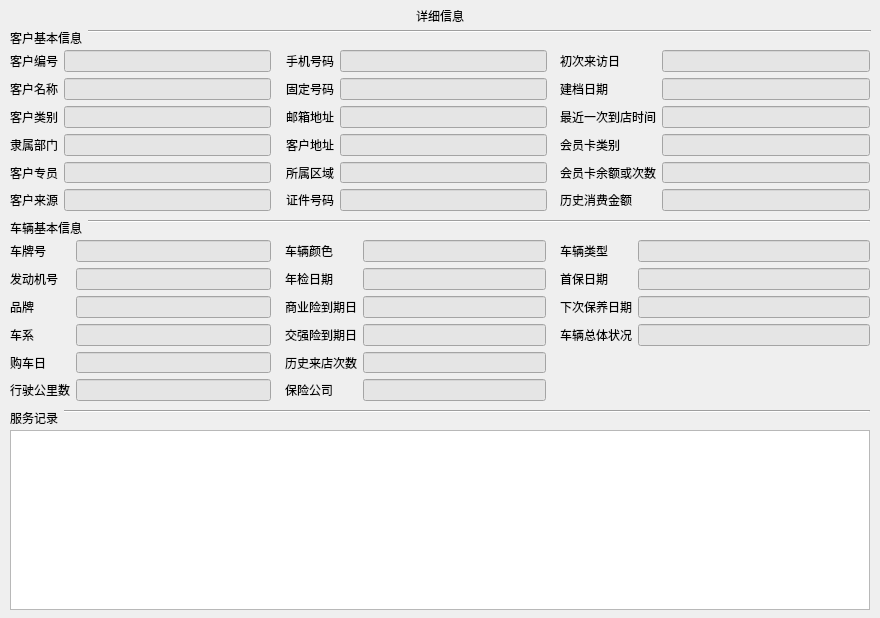
<?xml version="1.0" encoding="UTF-8"?>
<ui version="4.0">
 <class>QDlgQueryInfo</class>
 <widget class="QDialog" name="QDlgQueryInfo">
  <property name="geometry">
   <rect>
    <x>0</x>
    <y>0</y>
    <width>880</width>
    <height>618</height>
   </rect>
  </property>
  <property name="minimumSize">
   <size>
    <width>880</width>
    <height>618</height>
   </size>
  </property>
  <property name="maximumSize">
   <size>
    <width>880</width>
    <height>618</height>
   </size>
  </property>
  <property name="windowTitle">
   <string>查看客户</string>
  </property>
  <widget class="QWidget" name="gridLayoutWidget">
   <property name="geometry">
    <rect>
     <x>60</x>
     <y>0</y>
     <width>21</width>
     <height>21</height>
    </rect>
   </property>
   <layout class="QGridLayout" name="mainGridLayout"/>
  </widget>
  <widget class="QWidget" name="formLayoutWidget_11">
   <property name="geometry">
    <rect>
     <x>10</x>
     <y>240</y>
     <width>261</width>
     <height>161</height>
    </rect>
   </property>
   <layout class="QFormLayout" name="formLayout7">
    <property name="fieldGrowthPolicy">
     <enum>QFormLayout::AllNonFixedFieldsGrow</enum>
    </property>
    <item row="0" column="0">
     <widget class="QLabel" name="label_7">
      <property name="text">
       <string>车牌号</string>
      </property>
     </widget>
    </item>
    <item row="0" column="1">
     <widget class="QLineEdit" name="edtPlateID">
      <property name="styleSheet">
       <string notr="true">background-color: rgb(229, 229, 229);</string>
      </property>
      <property name="readOnly">
       <bool>true</bool>
      </property>
     </widget>
    </item>
    <item row="1" column="0">
     <widget class="QLabel" name="label_8">
      <property name="text">
       <string>发动机号</string>
      </property>
     </widget>
    </item>
    <item row="1" column="1">
     <widget class="QLineEdit" name="edtMotorID">
      <property name="styleSheet">
       <string notr="true">background-color: rgb(229, 229, 229);</string>
      </property>
      <property name="readOnly">
       <bool>true</bool>
      </property>
     </widget>
    </item>
    <item row="2" column="0">
     <widget class="QLabel" name="label_21">
      <property name="text">
       <string>品牌</string>
      </property>
     </widget>
    </item>
    <item row="2" column="1">
     <widget class="QLineEdit" name="edtBrand">
      <property name="styleSheet">
       <string notr="true">background-color: rgb(229, 229, 229);</string>
      </property>
      <property name="readOnly">
       <bool>true</bool>
      </property>
     </widget>
    </item>
    <item row="3" column="0">
     <widget class="QLabel" name="label_22">
      <property name="text">
       <string>车系</string>
      </property>
     </widget>
    </item>
    <item row="3" column="1">
     <widget class="QLineEdit" name="edtSeries">
      <property name="styleSheet">
       <string notr="true">background-color: rgb(229, 229, 229);</string>
      </property>
      <property name="readOnly">
       <bool>true</bool>
      </property>
     </widget>
    </item>
    <item row="4" column="0">
     <widget class="QLabel" name="label_23">
      <property name="text">
       <string>购车日</string>
      </property>
     </widget>
    </item>
    <item row="4" column="1">
     <widget class="QLineEdit" name="edtBuyDate">
      <property name="styleSheet">
       <string notr="true">background-color: rgb(229, 229, 229);</string>
      </property>
      <property name="readOnly">
       <bool>true</bool>
      </property>
     </widget>
    </item>
    <item row="5" column="0">
     <widget class="QLabel" name="label_24">
      <property name="text">
       <string>行驶公里数</string>
      </property>
     </widget>
    </item>
    <item row="5" column="1">
     <widget class="QLineEdit" name="edtOdometer">
      <property name="styleSheet">
       <string notr="true">background-color: rgb(229, 229, 229);</string>
      </property>
      <property name="readOnly">
       <bool>true</bool>
      </property>
     </widget>
    </item>
   </layout>
  </widget>
  <widget class="QWidget" name="formLayoutWidget_9">
   <property name="geometry">
    <rect>
     <x>286</x>
     <y>50</y>
     <width>261</width>
     <height>161</height>
    </rect>
   </property>
   <layout class="QFormLayout" name="formLayout5">
    <property name="fieldGrowthPolicy">
     <enum>QFormLayout::AllNonFixedFieldsGrow</enum>
    </property>
    <item row="0" column="0">
     <widget class="QLabel" name="label_9">
      <property name="text">
       <string>手机号码</string>
      </property>
     </widget>
    </item>
    <item row="0" column="1">
     <widget class="QLineEdit" name="edtMobilePhone">
      <property name="styleSheet">
       <string notr="true">background-color: rgb(229, 229, 229);</string>
      </property>
      <property name="readOnly">
       <bool>true</bool>
      </property>
     </widget>
    </item>
    <item row="1" column="0">
     <widget class="QLabel" name="label_10">
      <property name="text">
       <string>固定号码</string>
      </property>
     </widget>
    </item>
    <item row="1" column="1">
     <widget class="QLineEdit" name="edtLandline">
      <property name="styleSheet">
       <string notr="true">background-color: rgb(229, 229, 229);</string>
      </property>
      <property name="readOnly">
       <bool>true</bool>
      </property>
     </widget>
    </item>
    <item row="2" column="0">
     <widget class="QLabel" name="label_11">
      <property name="text">
       <string>邮箱地址</string>
      </property>
     </widget>
    </item>
    <item row="2" column="1">
     <widget class="QLineEdit" name="edtEMail">
      <property name="styleSheet">
       <string notr="true">background-color: rgb(229, 229, 229);</string>
      </property>
      <property name="readOnly">
       <bool>true</bool>
      </property>
     </widget>
    </item>
    <item row="3" column="0">
     <widget class="QLabel" name="label_12">
      <property name="text">
       <string>客户地址</string>
      </property>
     </widget>
    </item>
    <item row="3" column="1">
     <widget class="QLineEdit" name="edtAddress">
      <property name="styleSheet">
       <string notr="true">background-color: rgb(229, 229, 229);</string>
      </property>
      <property name="readOnly">
       <bool>true</bool>
      </property>
     </widget>
    </item>
    <item row="4" column="0">
     <widget class="QLabel" name="label_13">
      <property name="text">
       <string>所属区域</string>
      </property>
     </widget>
    </item>
    <item row="4" column="1">
     <widget class="QLineEdit" name="edtDistrict">
      <property name="styleSheet">
       <string notr="true">background-color: rgb(229, 229, 229);</string>
      </property>
      <property name="readOnly">
       <bool>true</bool>
      </property>
     </widget>
    </item>
    <item row="5" column="0">
     <widget class="QLabel" name="label_14">
      <property name="text">
       <string>证件号码</string>
      </property>
     </widget>
    </item>
    <item row="5" column="1">
     <widget class="QLineEdit" name="edtCredentialsID">
      <property name="styleSheet">
       <string notr="true">background-color: rgb(229, 229, 229);</string>
      </property>
      <property name="readOnly">
       <bool>true</bool>
      </property>
     </widget>
    </item>
   </layout>
  </widget>
  <widget class="QWidget" name="formLayoutWidget_12">
   <property name="geometry">
    <rect>
     <x>285</x>
     <y>240</y>
     <width>261</width>
     <height>161</height>
    </rect>
   </property>
   <layout class="QFormLayout" name="formLayout8">
    <property name="fieldGrowthPolicy">
     <enum>QFormLayout::AllNonFixedFieldsGrow</enum>
    </property>
    <item row="0" column="0">
     <widget class="QLabel" name="label_25">
      <property name="text">
       <string>车辆颜色</string>
      </property>
     </widget>
    </item>
    <item row="0" column="1">
     <widget class="QLineEdit" name="edtColor">
      <property name="styleSheet">
       <string notr="true">background-color: rgb(229, 229, 229);</string>
      </property>
      <property name="readOnly">
       <bool>true</bool>
      </property>
     </widget>
    </item>
    <item row="1" column="0">
     <widget class="QLabel" name="label_26">
      <property name="text">
       <string>年检日期</string>
      </property>
     </widget>
    </item>
    <item row="1" column="1">
     <widget class="QLineEdit" name="edtAannualSurveyDate">
      <property name="styleSheet">
       <string notr="true">background-color: rgb(229, 229, 229);</string>
      </property>
      <property name="readOnly">
       <bool>true</bool>
      </property>
     </widget>
    </item>
    <item row="2" column="0">
     <widget class="QLabel" name="label_27">
      <property name="text">
       <string>商业险到期日</string>
      </property>
     </widget>
    </item>
    <item row="2" column="1">
     <widget class="QLineEdit" name="edtCommercialInsuranceExpiration">
      <property name="styleSheet">
       <string notr="true">background-color: rgb(229, 229, 229);</string>
      </property>
      <property name="readOnly">
       <bool>true</bool>
      </property>
     </widget>
    </item>
    <item row="3" column="0">
     <widget class="QLabel" name="label_28">
      <property name="text">
       <string>交强险到期日</string>
      </property>
     </widget>
    </item>
    <item row="3" column="1">
     <widget class="QLineEdit" name="edtMandatoryInsuranceExpiration">
      <property name="styleSheet">
       <string notr="true">background-color: rgb(229, 229, 229);</string>
      </property>
      <property name="readOnly">
       <bool>true</bool>
      </property>
     </widget>
    </item>
    <item row="4" column="0">
     <widget class="QLabel" name="label_29">
      <property name="text">
       <string>历史来店次数</string>
      </property>
     </widget>
    </item>
    <item row="4" column="1">
     <widget class="QLineEdit" name="edtVistCount">
      <property name="styleSheet">
       <string notr="true">background-color: rgb(229, 229, 229);</string>
      </property>
      <property name="readOnly">
       <bool>true</bool>
      </property>
     </widget>
    </item>
    <item row="5" column="0">
     <widget class="QLabel" name="label_30">
      <property name="text">
       <string>保险公司</string>
      </property>
     </widget>
    </item>
    <item row="5" column="1">
     <widget class="QLineEdit" name="edtInsurer">
      <property name="styleSheet">
       <string notr="true">background-color: rgb(229, 229, 229);</string>
      </property>
      <property name="readOnly">
       <bool>true</bool>
      </property>
     </widget>
    </item>
   </layout>
  </widget>
  <widget class="QWidget" name="formLayoutWidget_8">
   <property name="geometry">
    <rect>
     <x>10</x>
     <y>50</y>
     <width>261</width>
     <height>161</height>
    </rect>
   </property>
   <layout class="QFormLayout" name="formLayout4">
    <property name="fieldGrowthPolicy">
     <enum>QFormLayout::AllNonFixedFieldsGrow</enum>
    </property>
    <item row="0" column="0">
     <widget class="QLabel" name="label">
      <property name="text">
       <string>客户编号</string>
      </property>
     </widget>
    </item>
    <item row="0" column="1">
     <widget class="QLineEdit" name="edtCustomerID">
      <property name="styleSheet">
       <string notr="true">background-color: rgb(229, 229, 229);</string>
      </property>
      <property name="readOnly">
       <bool>true</bool>
      </property>
     </widget>
    </item>
    <item row="1" column="0">
     <widget class="QLabel" name="label_2">
      <property name="text">
       <string>客户名称</string>
      </property>
     </widget>
    </item>
    <item row="1" column="1">
     <widget class="QLineEdit" name="edtName">
      <property name="styleSheet">
       <string notr="true">background-color: rgb(229, 229, 229);</string>
      </property>
      <property name="readOnly">
       <bool>true</bool>
      </property>
     </widget>
    </item>
    <item row="2" column="0">
     <widget class="QLabel" name="label_3">
      <property name="text">
       <string>客户类别</string>
      </property>
     </widget>
    </item>
    <item row="2" column="1">
     <widget class="QLineEdit" name="edtCustomerCategory">
      <property name="styleSheet">
       <string notr="true">background-color: rgb(229, 229, 229);</string>
      </property>
      <property name="readOnly">
       <bool>true</bool>
      </property>
     </widget>
    </item>
    <item row="3" column="0">
     <widget class="QLabel" name="label_4">
      <property name="text">
       <string>隶属部门</string>
      </property>
     </widget>
    </item>
    <item row="3" column="1">
     <widget class="QLineEdit" name="edtDepartment">
      <property name="styleSheet">
       <string notr="true">background-color: rgb(229, 229, 229);</string>
      </property>
      <property name="readOnly">
       <bool>true</bool>
      </property>
     </widget>
    </item>
    <item row="4" column="0">
     <widget class="QLabel" name="label_5">
      <property name="text">
       <string>客户专员</string>
      </property>
     </widget>
    </item>
    <item row="4" column="1">
     <widget class="QLineEdit" name="edtAccountExecutive">
      <property name="styleSheet">
       <string notr="true">background-color: rgb(229, 229, 229);</string>
      </property>
      <property name="readOnly">
       <bool>true</bool>
      </property>
     </widget>
    </item>
    <item row="5" column="0">
     <widget class="QLabel" name="label_6">
      <property name="text">
       <string>客户来源</string>
      </property>
     </widget>
    </item>
    <item row="5" column="1">
     <widget class="QLineEdit" name="edtCustomerSource">
      <property name="styleSheet">
       <string notr="true">background-color: rgb(229, 229, 229);</string>
      </property>
      <property name="readOnly">
       <bool>true</bool>
      </property>
     </widget>
    </item>
   </layout>
  </widget>
  <widget class="QWidget" name="formLayoutWidget_10">
   <property name="geometry">
    <rect>
     <x>560</x>
     <y>50</y>
     <width>310</width>
     <height>161</height>
    </rect>
   </property>
   <layout class="QFormLayout" name="formLayout6">
    <property name="fieldGrowthPolicy">
     <enum>QFormLayout::AllNonFixedFieldsGrow</enum>
    </property>
    <item row="0" column="0">
     <widget class="QLabel" name="label_15">
      <property name="text">
       <string>初次来访日</string>
      </property>
     </widget>
    </item>
    <item row="0" column="1">
     <widget class="QLineEdit" name="edtVistFirstTime">
      <property name="styleSheet">
       <string notr="true">background-color: rgb(229, 229, 229);</string>
      </property>
      <property name="readOnly">
       <bool>true</bool>
      </property>
     </widget>
    </item>
    <item row="1" column="0">
     <widget class="QLabel" name="label_16">
      <property name="text">
       <string>建档日期</string>
      </property>
     </widget>
    </item>
    <item row="1" column="1">
     <widget class="QLineEdit" name="edtEntryTime">
      <property name="styleSheet">
       <string notr="true">background-color: rgb(229, 229, 229);</string>
      </property>
      <property name="readOnly">
       <bool>true</bool>
      </property>
     </widget>
    </item>
    <item row="2" column="0">
     <widget class="QLabel" name="label_17">
      <property name="text">
       <string>最近一次到店时间</string>
      </property>
     </widget>
    </item>
    <item row="2" column="1">
     <widget class="QLineEdit" name="edtVistNewlyTime">
      <property name="styleSheet">
       <string notr="true">background-color: rgb(229, 229, 229);</string>
      </property>
      <property name="readOnly">
       <bool>true</bool>
      </property>
     </widget>
    </item>
    <item row="3" column="0">
     <widget class="QLabel" name="label_18">
      <property name="text">
       <string>会员卡类别</string>
      </property>
     </widget>
    </item>
    <item row="3" column="1">
     <widget class="QLineEdit" name="edtMembershipClass">
      <property name="styleSheet">
       <string notr="true">background-color: rgb(229, 229, 229);</string>
      </property>
      <property name="readOnly">
       <bool>true</bool>
      </property>
     </widget>
    </item>
    <item row="4" column="0">
     <widget class="QLabel" name="label_19">
      <property name="text">
       <string>会员卡余额或次数</string>
      </property>
     </widget>
    </item>
    <item row="4" column="1">
     <widget class="QLineEdit" name="edtMembershipCardSurplus">
      <property name="styleSheet">
       <string notr="true">background-color: rgb(229, 229, 229);</string>
      </property>
      <property name="readOnly">
       <bool>true</bool>
      </property>
     </widget>
    </item>
    <item row="5" column="0">
     <widget class="QLabel" name="label_20">
      <property name="text">
       <string>历史消费金额</string>
      </property>
     </widget>
    </item>
    <item row="5" column="1">
     <widget class="QLineEdit" name="edtConsumptionAmount">
      <property name="styleSheet">
       <string notr="true">background-color: rgb(229, 229, 229);</string>
      </property>
      <property name="readOnly">
       <bool>true</bool>
      </property>
     </widget>
    </item>
   </layout>
  </widget>
  <widget class="QWidget" name="formLayoutWidget_13">
   <property name="geometry">
    <rect>
     <x>560</x>
     <y>240</y>
     <width>310</width>
     <height>161</height>
    </rect>
   </property>
   <layout class="QFormLayout" name="formLayout9">
    <property name="fieldGrowthPolicy">
     <enum>QFormLayout::AllNonFixedFieldsGrow</enum>
    </property>
    <item row="0" column="0">
     <widget class="QLabel" name="label_31">
      <property name="text">
       <string>车辆类型</string>
      </property>
     </widget>
    </item>
    <item row="0" column="1">
     <widget class="QLineEdit" name="edtFeature">
      <property name="styleSheet">
       <string notr="true">background-color: rgb(229, 229, 229);</string>
      </property>
      <property name="readOnly">
       <bool>true</bool>
      </property>
     </widget>
    </item>
    <item row="1" column="0">
     <widget class="QLabel" name="label_32">
      <property name="text">
       <string>首保日期</string>
      </property>
     </widget>
    </item>
    <item row="1" column="1">
     <widget class="QLineEdit" name="edtMaintenanceFirstDate">
      <property name="styleSheet">
       <string notr="true">background-color: rgb(229, 229, 229);</string>
      </property>
      <property name="readOnly">
       <bool>true</bool>
      </property>
     </widget>
    </item>
    <item row="2" column="0">
     <widget class="QLabel" name="label_33">
      <property name="text">
       <string>下次保养日期</string>
      </property>
     </widget>
    </item>
    <item row="2" column="1">
     <widget class="QLineEdit" name="edtMaintenanceNextDate">
      <property name="styleSheet">
       <string notr="true">background-color: rgb(229, 229, 229);</string>
      </property>
      <property name="readOnly">
       <bool>true</bool>
      </property>
     </widget>
    </item>
    <item row="3" column="0">
     <widget class="QLabel" name="label_34">
      <property name="text">
       <string>车辆总体状况</string>
      </property>
     </widget>
    </item>
    <item row="3" column="1">
     <widget class="QLineEdit" name="edtState">
      <property name="styleSheet">
       <string notr="true">background-color: rgb(229, 229, 229);</string>
      </property>
      <property name="readOnly">
       <bool>true</bool>
      </property>
     </widget>
    </item>
   </layout>
  </widget>
  <widget class="QWidget" name="formLayoutWidget_6">
   <property name="geometry">
    <rect>
     <x>10</x>
     <y>220</y>
     <width>860</width>
     <height>16</height>
    </rect>
   </property>
   <layout class="QFormLayout" name="formLayout2">
    <item row="0" column="0">
     <widget class="QLabel" name="lblVehicleBasic">
      <property name="text">
       <string>车辆基本信息</string>
      </property>
     </widget>
    </item>
    <item row="0" column="1">
     <widget class="Line" name="lineVehicle">
      <property name="orientation">
       <enum>Qt::Horizontal</enum>
      </property>
     </widget>
    </item>
   </layout>
  </widget>
  <widget class="QWidget" name="formLayoutWidget_7">
   <property name="geometry">
    <rect>
     <x>10</x>
     <y>410</y>
     <width>860</width>
     <height>16</height>
    </rect>
   </property>
   <layout class="QFormLayout" name="formLayout3">
    <item row="0" column="0">
     <widget class="QLabel" name="lblServiceRecord">
      <property name="text">
       <string>服务记录</string>
      </property>
     </widget>
    </item>
    <item row="0" column="1">
     <widget class="Line" name="lineService">
      <property name="orientation">
       <enum>Qt::Horizontal</enum>
      </property>
     </widget>
    </item>
   </layout>
  </widget>
  <widget class="QWidget" name="formLayoutWidget_5">
   <property name="geometry">
    <rect>
     <x>10</x>
     <y>30</y>
     <width>861</width>
     <height>16</height>
    </rect>
   </property>
   <layout class="QFormLayout" name="formLayout1">
    <item row="0" column="0">
     <widget class="QLabel" name="lblCustomerBasic">
      <property name="text">
       <string>客户基本信息</string>
      </property>
     </widget>
    </item>
    <item row="0" column="1">
     <widget class="Line" name="lineCustomer">
      <property name="orientation">
       <enum>Qt::Horizontal</enum>
      </property>
     </widget>
    </item>
   </layout>
  </widget>
  <widget class="QWidget" name="widget1" native="true">
   <property name="geometry">
    <rect>
     <x>10</x>
     <y>90</y>
     <width>41</width>
     <height>21</height>
    </rect>
   </property>
  </widget>
  <widget class="QWidget" name="widget2" native="true">
   <property name="geometry">
    <rect>
     <x>10</x>
     <y>120</y>
     <width>41</width>
     <height>21</height>
    </rect>
   </property>
  </widget>
  <widget class="QWidget" name="widget3" native="true">
   <property name="geometry">
    <rect>
     <x>10</x>
     <y>150</y>
     <width>41</width>
     <height>21</height>
    </rect>
   </property>
  </widget>
  <widget class="QWidget" name="widget4" native="true">
   <property name="geometry">
    <rect>
     <x>10</x>
     <y>180</y>
     <width>41</width>
     <height>21</height>
    </rect>
   </property>
  </widget>
  <widget class="QWidget" name="widget5" native="true">
   <property name="geometry">
    <rect>
     <x>60</x>
     <y>130</y>
     <width>41</width>
     <height>21</height>
    </rect>
   </property>
  </widget>
  <widget class="QWidget" name="widget6" native="true">
   <property name="geometry">
    <rect>
     <x>100</x>
     <y>130</y>
     <width>41</width>
     <height>21</height>
    </rect>
   </property>
  </widget>
  <widget class="QWidget" name="widget7" native="true">
   <property name="geometry">
    <rect>
     <x>140</x>
     <y>130</y>
     <width>41</width>
     <height>21</height>
    </rect>
   </property>
  </widget>
  <widget class="QWidget" name="widget8" native="true">
   <property name="geometry">
    <rect>
     <x>190</x>
     <y>130</y>
     <width>41</width>
     <height>21</height>
    </rect>
   </property>
  </widget>
  <widget class="QWidget" name="widget9" native="true">
   <property name="geometry">
    <rect>
     <x>230</x>
     <y>130</y>
     <width>41</width>
     <height>21</height>
    </rect>
   </property>
  </widget>
  <widget class="QLabel" name="lblDetail">
   <property name="geometry">
    <rect>
     <x>413</x>
     <y>10</y>
     <width>54</width>
     <height>12</height>
    </rect>
   </property>
   <property name="text">
    <string>详细信息</string>
   </property>
   <property name="alignment">
    <set>Qt::AlignCenter</set>
   </property>
  </widget>
  <widget class="QWidget" name="widget10" native="true">
   <property name="geometry">
    <rect>
     <x>20</x>
     <y>500</y>
     <width>841</width>
     <height>31</height>
    </rect>
   </property>
   <widget class="QPushButton" name="pushButton">
    <property name="geometry">
     <rect>
      <x>51</x>
      <y>40</y>
      <width>75</width>
      <height>23</height>
     </rect>
    </property>
    <property name="text">
     <string>PushButton</string>
    </property>
   </widget>
  </widget>
  <widget class="QWidget" name="gridLayoutWidget_2">
   <property name="geometry">
    <rect>
     <x>50</x>
     <y>550</y>
     <width>21</width>
     <height>16</height>
    </rect>
   </property>
   <layout class="QGridLayout" name="gridLayout"/>
  </widget>
  <widget class="QLabel" name="lblSpace">
   <property name="geometry">
    <rect>
     <x>100</x>
     <y>470</y>
     <width>600</width>
     <height>12</height>
    </rect>
   </property>
   <property name="text">
    <string/>
   </property>
  </widget>
  <widget class="QTableView" name="tabServiceRecord">
   <property name="geometry">
    <rect>
     <x>10</x>
     <y>430</y>
     <width>860</width>
     <height>180</height>
    </rect>
   </property>
   <property name="selectionMode">
    <enum>QAbstractItemView::SingleSelection</enum>
   </property>
   <property name="selectionBehavior">
    <enum>QAbstractItemView::SelectRows</enum>
   </property>
   <property name="gridStyle">
    <enum>Qt::SolidLine</enum>
   </property>
   <property name="sortingEnabled">
    <bool>false</bool>
   </property>
   <attribute name="verticalHeaderVisible">
    <bool>false</bool>
   </attribute>
  </widget>
 </widget>
 <tabstops>
  <tabstop>edtCustomerID</tabstop>
  <tabstop>edtName</tabstop>
  <tabstop>edtCustomerCategory</tabstop>
  <tabstop>edtDepartment</tabstop>
  <tabstop>edtAccountExecutive</tabstop>
  <tabstop>edtCustomerSource</tabstop>
  <tabstop>edtMobilePhone</tabstop>
  <tabstop>edtLandline</tabstop>
  <tabstop>edtEMail</tabstop>
  <tabstop>edtAddress</tabstop>
  <tabstop>edtDistrict</tabstop>
  <tabstop>edtCredentialsID</tabstop>
  <tabstop>edtVistFirstTime</tabstop>
  <tabstop>edtEntryTime</tabstop>
  <tabstop>edtVistNewlyTime</tabstop>
  <tabstop>edtMembershipClass</tabstop>
  <tabstop>edtMembershipCardSurplus</tabstop>
  <tabstop>edtConsumptionAmount</tabstop>
  <tabstop>edtPlateID</tabstop>
  <tabstop>edtMotorID</tabstop>
  <tabstop>edtBrand</tabstop>
  <tabstop>edtSeries</tabstop>
  <tabstop>edtBuyDate</tabstop>
  <tabstop>edtOdometer</tabstop>
  <tabstop>edtColor</tabstop>
  <tabstop>edtAannualSurveyDate</tabstop>
  <tabstop>edtCommercialInsuranceExpiration</tabstop>
  <tabstop>edtMandatoryInsuranceExpiration</tabstop>
  <tabstop>edtVistCount</tabstop>
  <tabstop>edtInsurer</tabstop>
  <tabstop>edtFeature</tabstop>
  <tabstop>edtMaintenanceFirstDate</tabstop>
  <tabstop>edtMaintenanceNextDate</tabstop>
  <tabstop>edtState</tabstop>
  <tabstop>tabServiceRecord</tabstop>
  <tabstop>pushButton</tabstop>
 </tabstops>
 <resources/>
 <connections/>
</ui>
